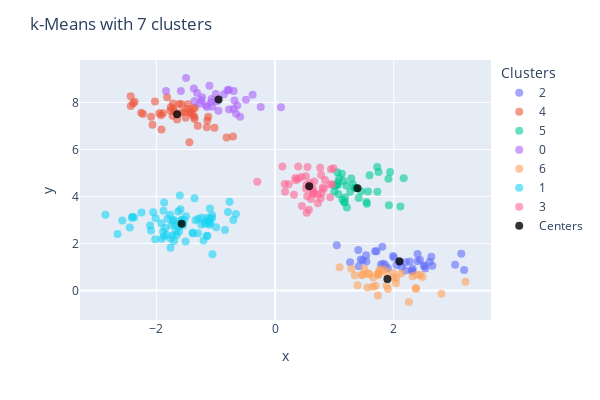

Notebook code cell kept with this figure:
### Code cell
# Let's try with 7 clusters
kmeans7 = KMeans(n_clusters=7, random_state=10, n_init='auto').fit(X)

# Get the cluster centers
centers7 = kmeans7.cluster_centers_

# Get the cluster labels
labels7 = kmeans7.predict(X)

# Plot the clusters with the centers
cv1.plot_clusters(labels7, centers7, title='k-Means with 7 clusters')
